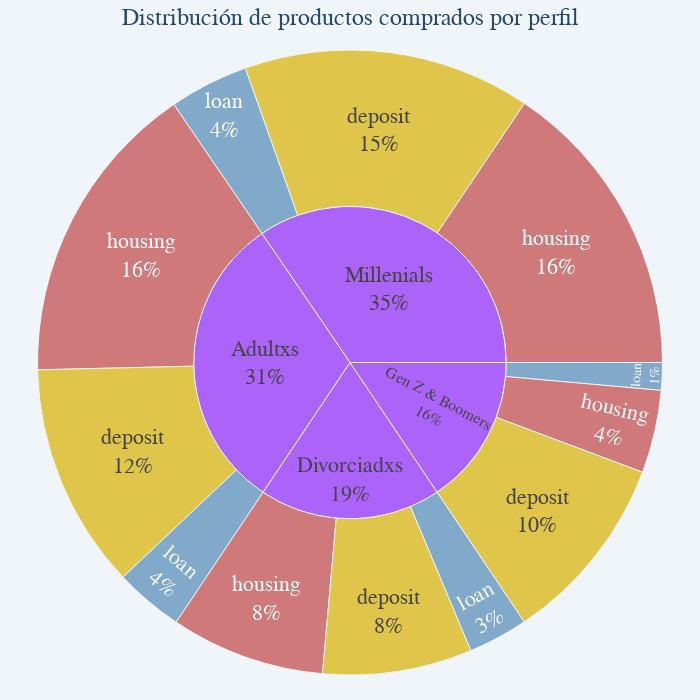

Notebook code for this chart:
### Code cell
conteo = dfComprados.groupby(['Perfil', 'Producto']).size().reset_index(name='Cantidad')

colores = {
    'housing': '#C24646',
    'loan': '#518AB7',
    'deposit': '#D9B300'
}

fig = px.sunburst(
    conteo,
    path=['Perfil', 'Producto'],
    values='Cantidad',
    color='Producto',
    color_discrete_map=colores,
    title='Distribución de productos comprados por perfil'
)

fig.update_traces(
    root_color='#E8DCC3',
    textinfo='label+percent entry' 
)

fig.update_layout(
    font=dict(
        size=22,         
        family='Arial',  
        color='#284669'   
    ),
    title_font=dict(
        size=24,
        family='Arial',
        color='#284669'   
    ),
    paper_bgcolor='#F0F5FA',
    margin=dict(t=50, l=0, r=0, b=25),
    title_x=0.5,
    width=700,
    height=700
)

fig.show()

### Figure 1 — Plotly figure (JSON) as saved in the notebook; plotly's stock layout.template omitted (floating-point values rounded to 4 significant figures)
{"data": [{"branchvalues": "total", "customdata": [["(?)"], ["(?)"], ["(?)"], ["(?)"], ["deposit"], ["deposit"], ["deposit"], ["deposit"], ["housing"], ["housing"], ["housing"], ["housing"], ["loan"], ["loan"], ["loan"], ["loan"]], "domain": {"x": [0, 1], "y": [0, 1]}, "hovertemplate": "labels=%{label}<br>Cantidad=%{value}<br>parent=%{parent}<br>id=%{id}<br>Producto=%{customdata[0]}<extra></extra>", "ids": ["Adultxs", "Divorciadxs", "Gen Z & Boomers", "Millenials", "Adultxs/deposit", "Divorciadxs/deposit", "Gen Z & Boomers/deposit", "Millenials/deposit", "Adultxs/housing", "Divorciadxs/housing", "Gen Z & Boomers/housing", "Millenials/housing", "Adultxs/loan", "Divorciadxs/loan", "Gen Z & Boomers/loan", "Millenials/loan"], "labels": ["Adultxs", "Divorciadxs", "Gen Z & Boomers", "Millenials", "deposit", "deposit", "deposit", "deposit", "housing", "housing", "housing", "housing", "loan", "loan", "loan", "loan"], "marker": {"colors": ["#ab63fa", "#ab63fa", "#ab63fa", "#ab63fa", "#D9B300", "#D9B300", "#D9B300", "#D9B300", "#C24646", "#C24646", "#C24646", "#C24646", "#518AB7", "#518AB7", "#518AB7", "#518AB7"]}, "name": "", "parents": ["", "", "", "", "Adultxs", "Divorciadxs", "Gen Z & Boomers", "Millenials", "Adultxs", "Divorciadxs", "Gen Z & Boomers", "Millenials", "Adultxs", "Divorciadxs", "Gen Z & Boomers", "Millenials"], "root": {"color": "#E8DCC3"}, "textinfo": "label+percent entry", "type": "sunburst", "values": [5417.0, 3278.0, 2716.0, 6019.0, 2036.0, 1347.0, 1722.0, 2592.0, 2761.0, 1392.0, 747.0, 2714.0, 620.0, 539.0, 247.0, 713.0]}], "layout": {"font": {"color": "#284669", "family": "Arial", "size": 22}, "height": 700, "legend": {"tracegroupgap": 0}, "margin": {"b": 25, "l": 0, "r": 0, "t": 50}, "paper_bgcolor": "#F0F5FA", "title": {"font": {"color": "#284669", "family": "Arial", "size": 24}, "text": "Distribución de productos comprados por perfil", "x": 0.5}, "width": 700}}
